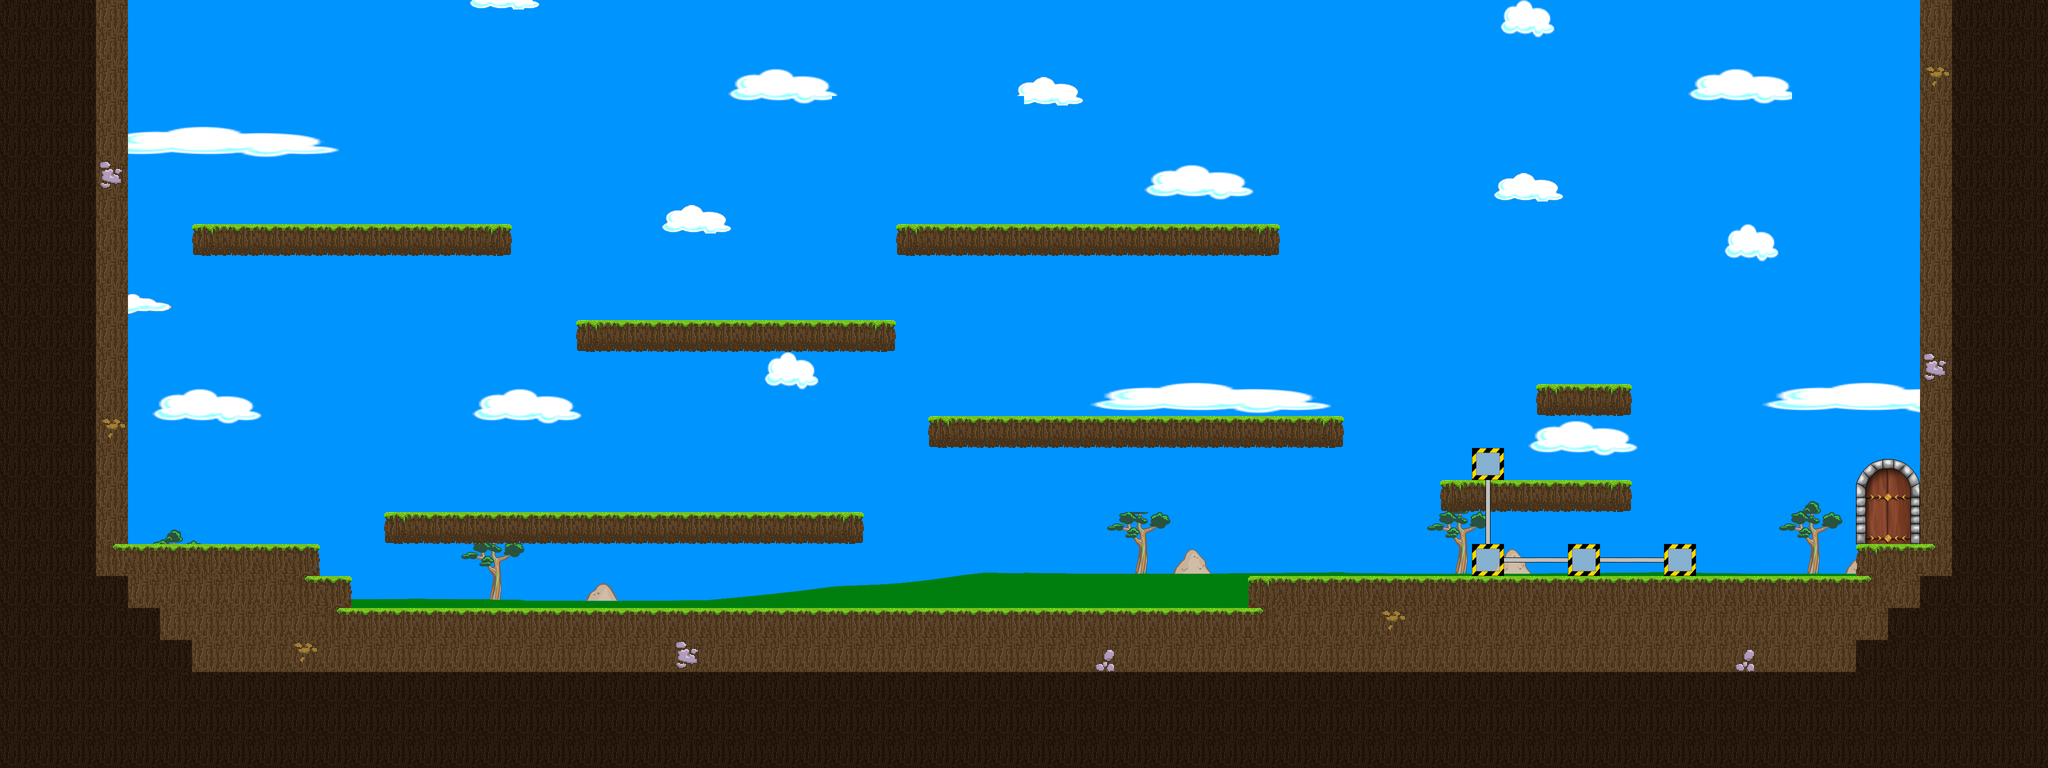

A level layout from a 2D game, rendered from its tile map. Below: a short description, then the map file with tile-grid data replaced by summaries:
An orthogonal 64x24 tile map with 64x64 px tiles, 7 tile layers (Hintergrund, Laufebene, Open gate, Gate, ...), 7 tilesets.

<map version="1.0" orientation="orthogonal" renderorder="right-down" width="64" height="24" tilewidth="64" tileheight="64">
 <tileset firstgid="1" name="Rohre" tilewidth="64" tileheight="64">
  <image source="Rohre.png" trans="0000ff" width="256" height="256" />
 </tileset>
 <tileset firstgid="17" name="Maschinen" tilewidth="64" tileheight="64">
  <image source="Maschinen.png" trans="0000ff" width="256" height="256" />
 </tileset>
 <tileset firstgid="33" name="Metallobjekte" tilewidth="64" tileheight="64">
  <image source="Metallobjekte.png" trans="0000ff" width="256" height="256" />
 </tileset>
 <tileset firstgid="49" name="Laufebenen" tilewidth="64" tileheight="64">
  <image source="Laufebenen.png" trans="0000ff" width="256" height="256" />
 </tileset>
 <tileset firstgid="65" name="Ampeln" tilewidth="64" tileheight="64">
  <image source="Ampeln.png" trans="0000ff" width="128" height="128" />
 </tileset>
 <tileset firstgid="69" name="Hintergrund" tilewidth="64" tileheight="64">
  <image source="Hintergrund.png" trans="0000ff" width="2048" height="1024" />
 </tileset>
 <tileset firstgid="581" name="gate" tilewidth="64" tileheight="64">
  <image source="gate.png" trans="0000ff" width="256" height="256" />
 </tileset>
 <layer name="Hintergrund" width="64" height="24">
  <data>[1536 cells, 1536 non-empty, 482 distinct tile ids]</data>
 </layer>
 <layer name="Laufebene" width="64" height="24">
  <data>[1536 cells, 633 non-empty, 29 distinct tile ids]</data>
 </layer>
 <layer name="Open gate" width="64" height="24">
  <data>[1536 cells, 6 non-empty, 6 distinct tile ids]</data>
 </layer>
 <layer name="Gate" width="64" height="24">
  <data>[1536 cells, 8 non-empty, 8 distinct tile ids]</data>
 </layer>
 <layer name="Pipes" width="64" height="24">
  <data>[1536 cells, 6 non-empty, 2 distinct tile ids]</data>
 </layer>
 <layer name="Ablagen" width="64" height="24">
  <data>[1536 cells, 4 non-empty, 1 distinct tile ids]</data>
 </layer>
 <layer name="Objektebene" width="64" height="24">
  <data>[1536 cells, 0 non-empty, 0 distinct tile ids]</data>
 </layer>
</map>
